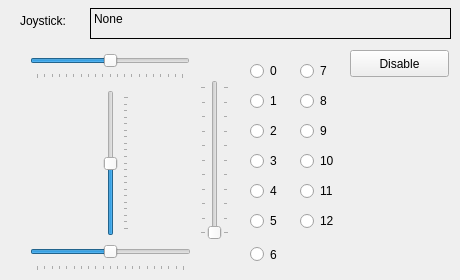
     <widget class="QWidget" name="tab_10">
      <attribute name="title">
       <string>joystick</string>
      </attribute>
      <widget class="QRadioButton" name="jsButton_4">
       <property name="geometry">
        <rect>
         <x>250</x>
         <y>180</y>
         <width>51</width>
         <height>22</height>
        </rect>
       </property>
       <property name="text">
        <string>4</string>
       </property>
      </widget>
      <widget class="QRadioButton" name="jsButton_1">
       <property name="geometry">
        <rect>
         <x>250</x>
         <y>90</y>
         <width>51</width>
         <height>22</height>
        </rect>
       </property>
       <property name="text">
        <string>1</string>
       </property>
      </widget>
      <widget class="QSlider" name="elevatorSlider">
       <property name="geometry">
        <rect>
         <x>100</x>
         <y>90</y>
         <width>29</width>
         <height>146</height>
        </rect>
       </property>
       <property name="minimum">
        <number>-100</number>
       </property>
       <property name="maximum">
        <number>100</number>
       </property>
       <property name="value">
        <number>0</number>
       </property>
       <property name="orientation">
        <enum>Qt::Vertical</enum>
       </property>
       <property name="tickPosition">
        <enum>QSlider::TicksBelow</enum>
       </property>
       <property name="tickInterval">
        <number>10</number>
       </property>
      </widget>
      <widget class="QRadioButton" name="jsButton_0">
       <property name="geometry">
        <rect>
         <x>250</x>
         <y>60</y>
         <width>51</width>
         <height>22</height>
        </rect>
       </property>
       <property name="text">
        <string>0</string>
       </property>
      </widget>
      <widget class="QRadioButton" name="jsButton_2">
       <property name="geometry">
        <rect>
         <x>250</x>
         <y>120</y>
         <width>51</width>
         <height>22</height>
        </rect>
       </property>
       <property name="text">
        <string>2</string>
       </property>
      </widget>
      <widget class="QRadioButton" name="jsButton_6">
       <property name="geometry">
        <rect>
         <x>250</x>
         <y>239</y>
         <width>51</width>
         <height>31</height>
        </rect>
       </property>
       <property name="text">
        <string>6</string>
       </property>
      </widget>
      <widget class="QSlider" name="throttleSlider">
       <property name="geometry">
        <rect>
         <x>200</x>
         <y>80</y>
         <width>29</width>
         <height>160</height>
        </rect>
       </property>
       <property name="maximum">
        <number>100</number>
       </property>
       <property name="orientation">
        <enum>Qt::Vertical</enum>
       </property>
       <property name="tickPosition">
        <enum>QSlider::TicksBothSides</enum>
       </property>
       <property name="tickInterval">
        <number>10</number>
       </property>
      </widget>
      <widget class="QRadioButton" name="jsButton_7">
       <property name="geometry">
        <rect>
         <x>300</x>
         <y>60</y>
         <width>41</width>
         <height>22</height>
        </rect>
       </property>
       <property name="text">
        <string>7</string>
       </property>
      </widget>
      <widget class="QLabel" name="label_joystick">
       <property name="geometry">
        <rect>
         <x>90</x>
         <y>8</y>
         <width>361</width>
         <height>31</height>
        </rect>
       </property>
       <property name="frameShape">
        <enum>QFrame::Box</enum>
       </property>
       <property name="text">
        <string>None</string>
       </property>
       <property name="alignment">
        <set>Qt::AlignLeading|Qt::AlignLeft|Qt::AlignTop</set>
       </property>
       <property name="wordWrap">
        <bool>true</bool>
       </property>
      </widget>
      <widget class="QRadioButton" name="jsButton_5">
       <property name="geometry">
        <rect>
         <x>250</x>
         <y>210</y>
         <width>51</width>
         <height>22</height>
        </rect>
       </property>
       <property name="text">
        <string>5</string>
       </property>
      </widget>
      <widget class="QRadioButton" name="jsButton_12">
       <property name="geometry">
        <rect>
         <x>300</x>
         <y>210</y>
         <width>51</width>
         <height>22</height>
        </rect>
       </property>
       <property name="text">
        <string>12</string>
       </property>
      </widget>
      <widget class="QLabel" name="label">
       <property name="geometry">
        <rect>
         <x>20</x>
         <y>12</y>
         <width>67</width>
         <height>17</height>
        </rect>
       </property>
       <property name="text">
        <string>Joystick:</string>
       </property>
      </widget>
      <widget class="QRadioButton" name="jsButton_3">
       <property name="geometry">
        <rect>
         <x>250</x>
         <y>150</y>
         <width>51</width>
         <height>22</height>
        </rect>
       </property>
       <property name="text">
        <string>3</string>
       </property>
      </widget>
      <widget class="QRadioButton" name="jsButton_8">
       <property name="geometry">
        <rect>
         <x>300</x>
         <y>90</y>
         <width>41</width>
         <height>22</height>
        </rect>
       </property>
       <property name="text">
        <string>8</string>
       </property>
      </widget>
      <widget class="QSlider" name="rudderSlider">
       <property name="geometry">
        <rect>
         <x>30</x>
         <y>240</y>
         <width>161</width>
         <height>31</height>
        </rect>
       </property>
       <property name="minimum">
        <number>-100</number>
       </property>
       <property name="maximum">
        <number>100</number>
       </property>
       <property name="value">
        <number>0</number>
       </property>
       <property name="orientation">
        <enum>Qt::Horizontal</enum>
       </property>
       <property name="tickPosition">
        <enum>QSlider::TicksBelow</enum>
       </property>
       <property name="tickInterval">
        <number>10</number>
       </property>
      </widget>
      <widget class="QRadioButton" name="jsButton_11">
       <property name="geometry">
        <rect>
         <x>300</x>
         <y>180</y>
         <width>51</width>
         <height>22</height>
        </rect>
       </property>
       <property name="text">
        <string>11</string>
       </property>
      </widget>
      <widget class="QRadioButton" name="jsButton_9">
       <property name="geometry">
        <rect>
         <x>300</x>
         <y>120</y>
         <width>41</width>
         <height>22</height>
        </rect>
       </property>
       <property name="text">
        <string>9</string>
       </property>
      </widget>
      <widget class="QRadioButton" name="jsButton_10">
       <property name="geometry">
        <rect>
         <x>300</x>
         <y>150</y>
         <width>51</width>
         <height>22</height>
        </rect>
       </property>
       <property name="text">
        <string>10</string>
       </property>
      </widget>
      <widget class="QSlider" name="aileronSlider">
       <property name="geometry">
        <rect>
         <x>30</x>
         <y>50</y>
         <width>160</width>
         <height>29</height>
        </rect>
       </property>
       <property name="minimum">
        <number>-100</number>
       </property>
       <property name="maximum">
        <number>100</number>
       </property>
       <property name="singleStep">
        <number>1</number>
       </property>
       <property name="value">
        <number>0</number>
       </property>
       <property name="orientation">
        <enum>Qt::Horizontal</enum>
       </property>
       <property name="tickPosition">
        <enum>QSlider::TicksBelow</enum>
       </property>
       <property name="tickInterval">
        <number>10</number>
       </property>
      </widget>
      <widget class="QPushButton" name="DisableJoystickButton">
       <property name="geometry">
        <rect>
         <x>350</x>
         <y>50</y>
         <width>99</width>
         <height>27</height>
        </rect>
       </property>
       <property name="text">
        <string>Disable</string>
       </property>
      </widget>
     </widget>
